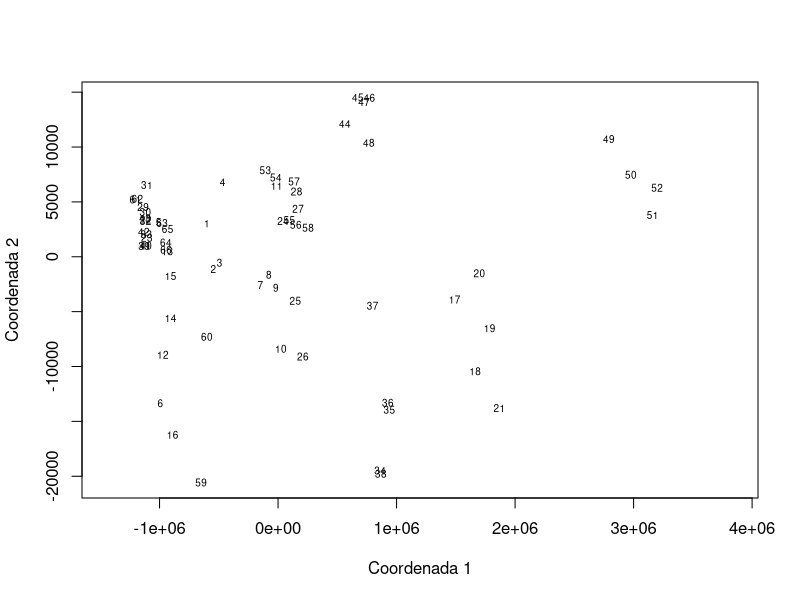

Source code (R):
library("MASS")
dados = read.csv("./Database/DataFrame.csv", na.strings=c("NaN"))
dados_processedos = dados[0:66,c("computadoresPorcasa","Investimento",
                                 "PIBCapita", "Pesquisa" ,"AcessoAInternet")]
distancia <- dist(dados_processedos)
data_Mds <- isoMDS(distancia)
x <- data_Mds$points[,1]
y <- data_Mds$points[,2]
plot(x, y, xlab="Coordenada 1", ylab="Coordenada 2", 
     xlim=range(data_Mds$points[,1] * 1.2), type="n")
text(x, y, labes=colnames(distancia), cex=0.6)
data_sh <- Shepard(distancia[lower.tri(distancia)], data_Mds$points)
